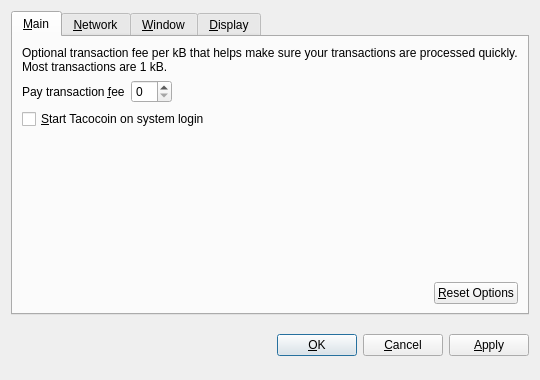
<?xml version="1.0" encoding="UTF-8"?>
<ui version="4.0">
 <class>OptionsDialog</class>
 <widget class="QDialog" name="OptionsDialog">
  <property name="geometry">
   <rect>
    <x>0</x>
    <y>0</y>
    <width>540</width>
    <height>380</height>
   </rect>
  </property>
  <property name="windowTitle">
   <string>Options</string>
  </property>
  <property name="modal">
   <bool>true</bool>
  </property>
  <layout class="QVBoxLayout" name="verticalLayout">
   <item>
    <widget class="QTabWidget" name="tabWidget">
     <property name="tabPosition">
      <enum>QTabWidget::North</enum>
     </property>
     <property name="currentIndex">
      <number>0</number>
     </property>
     <widget class="QWidget" name="tabMain">
      <attribute name="title">
       <string>&amp;Main</string>
      </attribute>
      <layout class="QVBoxLayout" name="verticalLayout_Main">
       <item>
        <widget class="QLabel" name="transactionFeeInfoLabel">
         <property name="text">
          <string>Optional transaction fee per kB that helps make sure your transactions are processed quickly. Most transactions are 1 kB.</string>
         </property>
         <property name="textFormat">
          <enum>Qt::PlainText</enum>
         </property>
         <property name="wordWrap">
          <bool>true</bool>
         </property>
        </widget>
       </item>
       <item>
        <layout class="QHBoxLayout" name="horizontalLayout_1_Main">
         <item>
          <widget class="QLabel" name="transactionFeeLabel">
           <property name="text">
            <string>Pay transaction &amp;fee</string>
           </property>
           <property name="textFormat">
            <enum>Qt::PlainText</enum>
           </property>
           <property name="buddy">
            <cstring>transactionFee</cstring>
           </property>
          </widget>
         </item>
         <item>
          <widget class="BitcoinAmountField" name="transactionFee"/>
         </item>
         <item>
          <spacer name="horizontalSpacer_1_Main">
           <property name="orientation">
            <enum>Qt::Horizontal</enum>
           </property>
           <property name="sizeHint" stdset="0">
            <size>
             <width>40</width>
             <height>20</height>
            </size>
           </property>
          </spacer>
         </item>
        </layout>
       </item>
       <item>
        <widget class="QCheckBox" name="bitcoinAtStartup">
         <property name="toolTip">
          <string>Automatically start Tacocoin after logging in to the system.</string>
         </property>
         <property name="text">
          <string>&amp;Start Tacocoin on system login</string>
         </property>
        </widget>
       </item>
       <item>
        <spacer name="verticalSpacer_Main">
         <property name="orientation">
          <enum>Qt::Vertical</enum>
         </property>
         <property name="sizeHint" stdset="0">
          <size>
           <width>20</width>
           <height>40</height>
          </size>
         </property>
        </spacer>
       </item>
       <item>
        <layout class="QHBoxLayout" name="horizontalLayout_2_Main">
         <item>
          <spacer name="horizontalSpacer_2_Main">
           <property name="orientation">
            <enum>Qt::Horizontal</enum>
           </property>
           <property name="sizeHint" stdset="0">
            <size>
             <width>40</width>
             <height>20</height>
            </size>
           </property>
          </spacer>
         </item>
         <item>
          <widget class="QPushButton" name="resetButton">
           <property name="toolTip">
            <string>Reset all client options to default.</string>
           </property>
           <property name="text">
            <string>&amp;Reset Options</string>
           </property>
           <property name="autoDefault">
            <bool>false</bool>
           </property>
          </widget>
         </item>
        </layout>
       </item>
      </layout>
     </widget>
     <widget class="QWidget" name="tabNetwork">
      <attribute name="title">
       <string>&amp;Network</string>
      </attribute>
      <layout class="QVBoxLayout" name="verticalLayout_Network">
       <item>
        <widget class="QCheckBox" name="mapPortUpnp">
         <property name="toolTip">
          <string>Automatically open the Tacocoin client port on the router. This only works when your router supports UPnP and it is enabled.</string>
         </property>
         <property name="text">
          <string>Map port using &amp;UPnP</string>
         </property>
        </widget>
       </item>
       <item>
        <widget class="QCheckBox" name="connectSocks">
         <property name="toolTip">
          <string>Connect to the Tacocoin network through a SOCKS proxy (e.g. when connecting through Tor).</string>
         </property>
         <property name="text">
          <string>&amp;Connect through SOCKS proxy:</string>
         </property>
        </widget>
       </item>
       <item>
        <layout class="QHBoxLayout" name="horizontalLayout_Network">
         <item>
          <widget class="QLabel" name="proxyIpLabel">
           <property name="text">
            <string>Proxy &amp;IP:</string>
           </property>
           <property name="textFormat">
            <enum>Qt::PlainText</enum>
           </property>
           <property name="buddy">
            <cstring>proxyIp</cstring>
           </property>
          </widget>
         </item>
         <item>
          <widget class="QValidatedLineEdit" name="proxyIp">
           <property name="maximumSize">
            <size>
             <width>140</width>
             <height>16777215</height>
            </size>
           </property>
           <property name="toolTip">
            <string>IP address of the proxy (e.g. 127.0.0.1)</string>
           </property>
          </widget>
         </item>
         <item>
          <widget class="QLabel" name="proxyPortLabel">
           <property name="text">
            <string>&amp;Port:</string>
           </property>
           <property name="textFormat">
            <enum>Qt::PlainText</enum>
           </property>
           <property name="buddy">
            <cstring>proxyPort</cstring>
           </property>
          </widget>
         </item>
         <item>
          <widget class="QLineEdit" name="proxyPort">
           <property name="maximumSize">
            <size>
             <width>55</width>
             <height>16777215</height>
            </size>
           </property>
           <property name="toolTip">
            <string>Port of the proxy (e.g. 9050)</string>
           </property>
          </widget>
         </item>
         <item>
          <widget class="QLabel" name="socksVersionLabel">
           <property name="text">
            <string>SOCKS &amp;Version:</string>
           </property>
           <property name="textFormat">
            <enum>Qt::PlainText</enum>
           </property>
           <property name="buddy">
            <cstring>socksVersion</cstring>
           </property>
          </widget>
         </item>
         <item>
          <widget class="QValueComboBox" name="socksVersion">
           <property name="toolTip">
            <string>SOCKS version of the proxy (e.g. 5)</string>
           </property>
          </widget>
         </item>
         <item>
          <spacer name="horizontalSpacer_Network">
           <property name="orientation">
            <enum>Qt::Horizontal</enum>
           </property>
           <property name="sizeHint" stdset="0">
            <size>
             <width>40</width>
             <height>20</height>
            </size>
           </property>
          </spacer>
         </item>
        </layout>
       </item>
       <item>
        <spacer name="verticalSpacer_Network">
         <property name="orientation">
          <enum>Qt::Vertical</enum>
         </property>
         <property name="sizeHint" stdset="0">
          <size>
           <width>20</width>
           <height>40</height>
          </size>
         </property>
        </spacer>
       </item>
      </layout>
     </widget>
     <widget class="QWidget" name="tabWindow">
      <attribute name="title">
       <string>&amp;Window</string>
      </attribute>
      <layout class="QVBoxLayout" name="verticalLayout_Window">
       <item>
        <widget class="QCheckBox" name="minimizeToTray">
         <property name="toolTip">
          <string>Show only a tray icon after minimizing the window.</string>
         </property>
         <property name="text">
          <string>&amp;Minimize to the tray instead of the taskbar</string>
         </property>
        </widget>
       </item>
       <item>
        <widget class="QCheckBox" name="minimizeOnClose">
         <property name="toolTip">
          <string>Minimize instead of exit the application when the window is closed. When this option is enabled, the application will be closed only after selecting Quit in the menu.</string>
         </property>
         <property name="text">
          <string>M&amp;inimize on close</string>
         </property>
        </widget>
       </item>
       <item>
        <spacer name="verticalSpacer_Window">
         <property name="orientation">
          <enum>Qt::Vertical</enum>
         </property>
         <property name="sizeHint" stdset="0">
          <size>
           <width>20</width>
           <height>40</height>
          </size>
         </property>
        </spacer>
       </item>
      </layout>
     </widget>
     <widget class="QWidget" name="tabDisplay">
      <attribute name="title">
       <string>&amp;Display</string>
      </attribute>
      <layout class="QVBoxLayout" name="verticalLayout_Display">
       <item>
        <layout class="QHBoxLayout" name="horizontalLayout_1_Display">
         <item>
          <widget class="QLabel" name="langLabel">
           <property name="text">
            <string>User Interface &amp;language:</string>
           </property>
           <property name="textFormat">
            <enum>Qt::PlainText</enum>
           </property>
           <property name="buddy">
            <cstring>lang</cstring>
           </property>
          </widget>
         </item>
         <item>
          <widget class="QValueComboBox" name="lang">
           <property name="toolTip">
            <string>The user interface language can be set here. This setting will take effect after restarting Tacocoin.</string>
           </property>
          </widget>
         </item>
        </layout>
       </item>
       <item>
        <layout class="QHBoxLayout" name="horizontalLayout_2_Display">
         <item>
          <widget class="QLabel" name="unitLabel">
           <property name="text">
            <string>&amp;Unit to show amounts in:</string>
           </property>
           <property name="textFormat">
            <enum>Qt::PlainText</enum>
           </property>
           <property name="buddy">
            <cstring>unit</cstring>
           </property>
          </widget>
         </item>
         <item>
          <widget class="QValueComboBox" name="unit">
           <property name="toolTip">
            <string>Choose the default subdivision unit to show in the interface and when sending coins.</string>
           </property>
          </widget>
         </item>
        </layout>
       </item>
       <item>
        <widget class="QCheckBox" name="displayAddresses">
         <property name="toolTip">
          <string>Whether to show Tacocoin addresses in the transaction list or not.</string>
         </property>
         <property name="text">
          <string>&amp;Display addresses in transaction list</string>
         </property>
        </widget>
       </item>
       <item>
        <widget class="QCheckBox" name="coinControlFeatures">
         <property name="toolTip">
          <string>Whether to show coin control features or not.</string>
         </property>
         <property name="text">
          <string>Display coin &amp;control features (experts only!)</string>
         </property>
        </widget>
       </item>
       <item>
        <spacer name="verticalSpacer_Display">
         <property name="orientation">
          <enum>Qt::Vertical</enum>
         </property>
         <property name="sizeHint" stdset="0">
          <size>
           <width>20</width>
           <height>40</height>
          </size>
         </property>
        </spacer>
       </item>
      </layout>
     </widget>
    </widget>
   </item>
   <item>
    <layout class="QHBoxLayout" name="horizontalLayout_Buttons">
     <item>
      <spacer name="horizontalSpacer_1">
       <property name="orientation">
        <enum>Qt::Horizontal</enum>
       </property>
       <property name="sizeHint" stdset="0">
        <size>
         <width>40</width>
         <height>48</height>
        </size>
       </property>
      </spacer>
     </item>
     <item>
      <widget class="QLabel" name="statusLabel">
       <property name="font">
        <font>
         <weight>75</weight>
         <bold>true</bold>
        </font>
       </property>
       <property name="text">
        <string/>
       </property>
       <property name="textFormat">
        <enum>Qt::PlainText</enum>
       </property>
       <property name="wordWrap">
        <bool>true</bool>
       </property>
      </widget>
     </item>
     <item>
      <spacer name="horizontalSpacer_2">
       <property name="orientation">
        <enum>Qt::Horizontal</enum>
       </property>
       <property name="sizeHint" stdset="0">
        <size>
         <width>40</width>
         <height>48</height>
        </size>
       </property>
      </spacer>
     </item>
     <item>
      <widget class="QPushButton" name="okButton">
       <property name="text">
        <string>&amp;OK</string>
       </property>
      </widget>
     </item>
     <item>
      <widget class="QPushButton" name="cancelButton">
       <property name="text">
        <string>&amp;Cancel</string>
       </property>
       <property name="autoDefault">
        <bool>false</bool>
       </property>
      </widget>
     </item>
     <item>
      <widget class="QPushButton" name="applyButton">
       <property name="text">
        <string>&amp;Apply</string>
       </property>
       <property name="autoDefault">
        <bool>false</bool>
       </property>
      </widget>
     </item>
    </layout>
   </item>
  </layout>
 </widget>
 <customwidgets>
  <customwidget>
   <class>BitcoinAmountField</class>
   <extends>QSpinBox</extends>
   <header>bitcoinamountfield.h</header>
  </customwidget>
  <customwidget>
   <class>QValueComboBox</class>
   <extends>QComboBox</extends>
   <header>qvaluecombobox.h</header>
  </customwidget>
  <customwidget>
   <class>QValidatedLineEdit</class>
   <extends>QLineEdit</extends>
   <header>qvalidatedlineedit.h</header>
  </customwidget>
 </customwidgets>
 <resources/>
 <connections/>
</ui>
